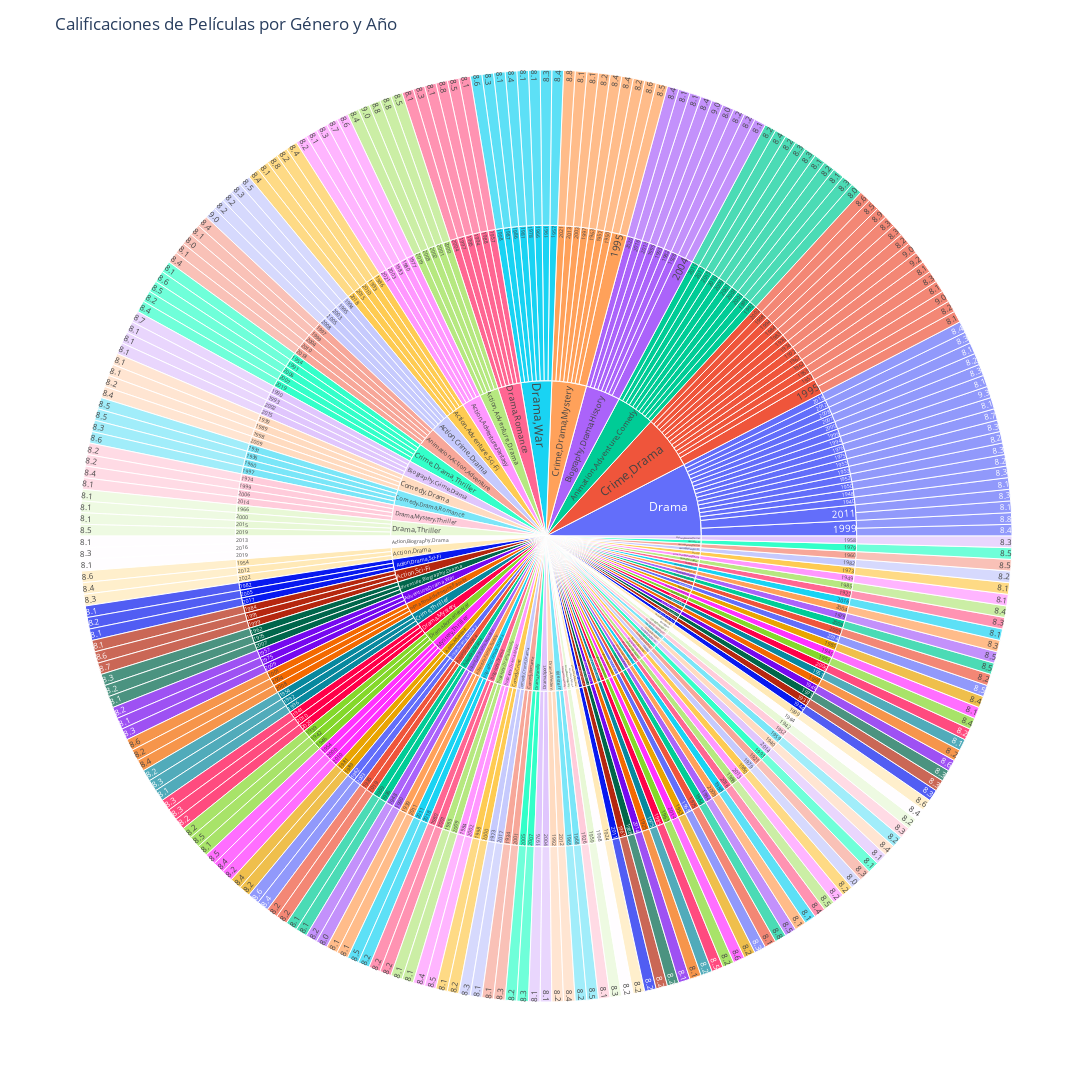

Notebook source saved alongside this figure:
### Markdown cell above
- Este sunburst representa visualmente cómo se distribuyen las calificaciones de las películas en función de su género y año de lanzamiento, proporcionando una visión interactiva y jerárquica de la información.

### Code cell
agrupar_df = df.groupby(['genre', 'year', 'rating']).size().reset_index(name='count')
fig = px.sunburst(agrupar_df, path=['genre', 'year', 'rating'], values='count')
fig.update_layout(title='Calificaciones de Películas por Género y Año', height = 1200, width = 1200)
fig.show()

### Figure 1 — Plotly figure (JSON) as saved in the notebook; plotly's stock layout.template omitted (floating-point values rounded to 4 significant figures; data arrays with more than 128 entries replaced by an {"elided": "..."} marker saying what was removed)
{"data": [{"branchvalues": "total", "domain": {"x": [0, 1], "y": [0, 1]}, "hovertemplate": "labels=%{label}<br>count=%{value}<br>parent=%{parent}<br>id=%{id}<extra></extra>", "ids": {"elided": "599 str values"}, "labels": {"elided": "599 str values"}, "name": "", "parents": {"elided": "599 str values"}, "type": "sunburst", "values": {"elided": "599 int values"}}], "layout": {"height": 1200, "legend": {"tracegroupgap": 0}, "margin": {"t": 60}, "title": {"text": "Calificaciones de Películas por Género y Año"}, "width": 1200}}
